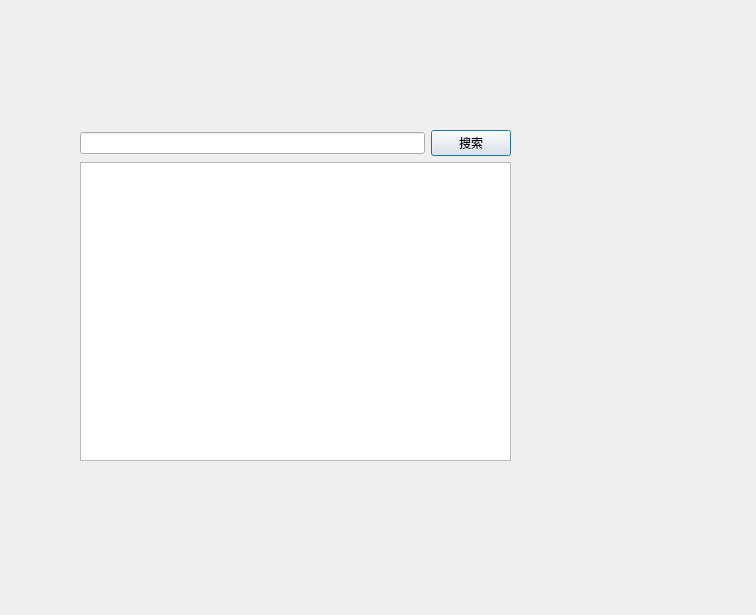
<?xml version="1.0" encoding="UTF-8"?>
<ui version="4.0">
 <class>FriendDialog</class>
 <widget class="QDialog" name="FriendDialog">
  <property name="geometry">
   <rect>
    <x>0</x>
    <y>0</y>
    <width>756</width>
    <height>615</height>
   </rect>
  </property>
  <property name="windowTitle">
   <string>我的好友</string>
  </property>
  <widget class="QWidget" name="verticalLayoutWidget">
   <property name="geometry">
    <rect>
     <x>80</x>
     <y>130</y>
     <width>431</width>
     <height>331</height>
    </rect>
   </property>
   <layout class="QVBoxLayout" name="verticalLayout">
    <item>
     <layout class="QHBoxLayout" name="horizontalLayout_5">
      <item>
       <widget class="QLineEdit" name="searchInput"/>
      </item>
      <item>
       <widget class="QPushButton" name="searchButton">
        <property name="text">
         <string>搜索</string>
        </property>
       </widget>
      </item>
     </layout>
    </item>
    <item>
     <widget class="QListWidget" name="friendList"/>
    </item>
   </layout>
  </widget>
 </widget>
 <resources/>
 <connections/>
</ui>
